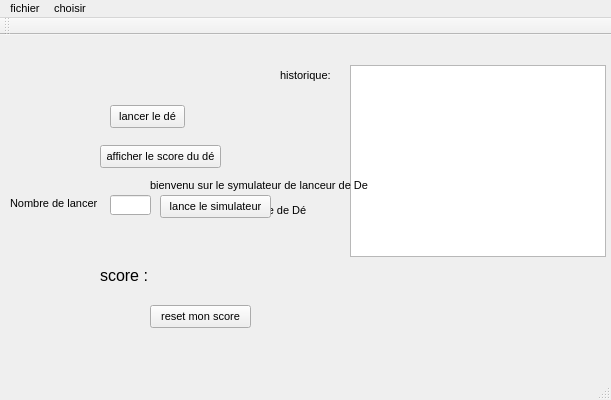
<?xml version="1.0" encoding="UTF-8"?>
<ui version="4.0">
 <class>exercice1Class</class>
 <widget class="QMainWindow" name="exercice1Class">
  <property name="geometry">
   <rect>
    <x>0</x>
    <y>0</y>
    <width>611</width>
    <height>400</height>
   </rect>
  </property>
  <property name="font">
   <font>
    <pointsize>8</pointsize>
   </font>
  </property>
  <property name="windowTitle">
   <string>exercice1</string>
  </property>
  <widget class="QWidget" name="centralWidget">
   <widget class="QLabel" name="labelScore">
    <property name="geometry">
     <rect>
      <x>160</x>
      <y>230</y>
      <width>141</width>
      <height>31</height>
     </rect>
    </property>
    <property name="font">
     <font>
      <pointsize>25</pointsize>
     </font>
    </property>
    <property name="text">
     <string/>
    </property>
   </widget>
   <widget class="QPushButton" name="ButtonLancerDe">
    <property name="geometry">
     <rect>
      <x>110</x>
      <y>70</y>
      <width>75</width>
      <height>23</height>
     </rect>
    </property>
    <property name="text">
     <string>lancer le dé</string>
    </property>
   </widget>
   <widget class="QPushButton" name="ButtonAfficheScoreDe">
    <property name="geometry">
     <rect>
      <x>100</x>
      <y>110</y>
      <width>121</width>
      <height>23</height>
     </rect>
    </property>
    <property name="text">
     <string>afficher le score du dé</string>
    </property>
   </widget>
   <widget class="QPushButton" name="ButtonResetScore">
    <property name="geometry">
     <rect>
      <x>150</x>
      <y>270</y>
      <width>101</width>
      <height>23</height>
     </rect>
    </property>
    <property name="text">
     <string>reset mon score</string>
    </property>
   </widget>
   <widget class="QLabel" name="label">
    <property name="geometry">
     <rect>
      <x>100</x>
      <y>230</y>
      <width>61</width>
      <height>20</height>
     </rect>
    </property>
    <property name="font">
     <font>
      <pointsize>12</pointsize>
     </font>
    </property>
    <property name="text">
     <string>score :</string>
    </property>
   </widget>
   <widget class="QLabel" name="labelDe">
    <property name="geometry">
     <rect>
      <x>260</x>
      <y>100</y>
      <width>51</width>
      <height>51</height>
     </rect>
    </property>
    <property name="font">
     <font>
      <pointsize>25</pointsize>
     </font>
    </property>
    <property name="text">
     <string/>
    </property>
   </widget>
   <widget class="QLabel" name="label_2">
    <property name="geometry">
     <rect>
      <x>280</x>
      <y>30</y>
      <width>51</width>
      <height>20</height>
     </rect>
    </property>
    <property name="text">
     <string>historique:</string>
    </property>
   </widget>
   <widget class="QListWidget" name="listhistorique">
    <property name="geometry">
     <rect>
      <x>350</x>
      <y>30</y>
      <width>256</width>
      <height>192</height>
     </rect>
    </property>
   </widget>
   <widget class="QLabel" name="labelmenuprincipal">
    <property name="geometry">
     <rect>
      <x>200</x>
      <y>160</y>
      <width>141</width>
      <height>31</height>
     </rect>
    </property>
    <property name="text">
     <string>choisir le mode de Dé</string>
    </property>
   </widget>
   <widget class="QLabel" name="labelbienvenu">
    <property name="geometry">
     <rect>
      <x>150</x>
      <y>140</y>
      <width>221</width>
      <height>21</height>
     </rect>
    </property>
    <property name="text">
     <string>bienvenu sur le symulateur de lanceur de De !! </string>
    </property>
   </widget>
   <widget class="QLabel" name="labelNombreLancer">
    <property name="geometry">
     <rect>
      <x>10</x>
      <y>160</y>
      <width>91</width>
      <height>16</height>
     </rect>
    </property>
    <property name="text">
     <string>Nombre de lancer :</string>
    </property>
   </widget>
   <widget class="QLineEdit" name="lineEditNlancer">
    <property name="geometry">
     <rect>
      <x>110</x>
      <y>160</y>
      <width>41</width>
      <height>20</height>
     </rect>
    </property>
   </widget>
   <widget class="QPushButton" name="ButtonNlancer">
    <property name="geometry">
     <rect>
      <x>160</x>
      <y>160</y>
      <width>111</width>
      <height>23</height>
     </rect>
    </property>
    <property name="text">
     <string>lance le simulateur</string>
    </property>
   </widget>
  </widget>
  <widget class="QMenuBar" name="menuBar">
   <property name="geometry">
    <rect>
     <x>0</x>
     <y>0</y>
     <width>611</width>
     <height>21</height>
    </rect>
   </property>
   <widget class="QMenu" name="menufichier">
    <property name="title">
     <string>fichier</string>
    </property>
    <addaction name="actionquitte"/>
   </widget>
   <widget class="QMenu" name="menuchoisir">
    <property name="title">
     <string>choisir</string>
    </property>
    <addaction name="actionde"/>
    <addaction name="actiondehisto"/>
   </widget>
   <addaction name="menufichier"/>
   <addaction name="menuchoisir"/>
  </widget>
  <widget class="QToolBar" name="mainToolBar">
   <attribute name="toolBarArea">
    <enum>TopToolBarArea</enum>
   </attribute>
   <attribute name="toolBarBreak">
    <bool>false</bool>
   </attribute>
  </widget>
  <widget class="QStatusBar" name="statusBar"/>
  <action name="actionde">
   <property name="text">
    <string>de</string>
   </property>
  </action>
  <action name="actiondehisto">
   <property name="text">
    <string>dehisto</string>
   </property>
  </action>
  <action name="actionquitte">
   <property name="text">
    <string>quitte</string>
   </property>
  </action>
 </widget>
 <layoutdefault spacing="6" margin="11"/>
 <resources>
  <include location="exercice1.qrc"/>
 </resources>
 <connections>
  <connection>
   <sender>ButtonLancerDe</sender>
   <signal>clicked()</signal>
   <receiver>exercice1Class</receiver>
   <slot>lanceDe()</slot>
   <hints>
    <hint type="sourcelabel">
     <x>147</x>
     <y>112</y>
    </hint>
    <hint type="destinationlabel">
     <x>305</x>
     <y>199</y>
    </hint>
   </hints>
  </connection>
  <connection>
   <sender>ButtonAfficheScoreDe</sender>
   <signal>clicked()</signal>
   <receiver>exercice1Class</receiver>
   <slot>afficheDe()</slot>
   <hints>
    <hint type="sourcelabel">
     <x>160</x>
     <y>152</y>
    </hint>
    <hint type="destinationlabel">
     <x>305</x>
     <y>199</y>
    </hint>
   </hints>
  </connection>
  <connection>
   <sender>ButtonResetScore</sender>
   <signal>clicked()</signal>
   <receiver>exercice1Class</receiver>
   <slot>resetScore()</slot>
   <hints>
    <hint type="sourcelabel">
     <x>290</x>
     <y>312</y>
    </hint>
    <hint type="destinationlabel">
     <x>305</x>
     <y>199</y>
    </hint>
   </hints>
  </connection>
  <connection>
   <sender>actionde</sender>
   <signal>triggered()</signal>
   <receiver>exercice1Class</receiver>
   <slot>AffichedeNormal()</slot>
   <hints>
    <hint type="sourcelabel">
     <x>-1</x>
     <y>-1</y>
    </hint>
    <hint type="destinationlabel">
     <x>305</x>
     <y>199</y>
    </hint>
   </hints>
  </connection>
  <connection>
   <sender>actiondehisto</sender>
   <signal>triggered()</signal>
   <receiver>exercice1Class</receiver>
   <slot>AfficheDeHisto()</slot>
   <hints>
    <hint type="sourcelabel">
     <x>-1</x>
     <y>-1</y>
    </hint>
    <hint type="destinationlabel">
     <x>305</x>
     <y>199</y>
    </hint>
   </hints>
  </connection>
  <connection>
   <sender>ButtonNlancer</sender>
   <signal>clicked()</signal>
   <receiver>exercice1Class</receiver>
   <slot>Nlancer()</slot>
   <hints>
    <hint type="sourcelabel">
     <x>215</x>
     <y>204</y>
    </hint>
    <hint type="destinationlabel">
     <x>305</x>
     <y>199</y>
    </hint>
   </hints>
  </connection>
 </connections>
 <slots>
  <slot>afficheScore()</slot>
  <slot>afficheDe()</slot>
  <slot>resetScore()</slot>
  <slot>lanceDe()</slot>
  <slot>AffichedeNormal()</slot>
  <slot>AfficheDeHisto()</slot>
  <slot>Nlancer()</slot>
 </slots>
</ui>
